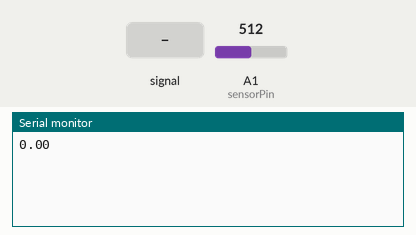
Recording of a sketch running on a simulated Arduino Uno, built with avr-gcc and run on an emulated ATmega328P. On the bench: the last lines printed to the serial monitor. The test bench sets the inputs (shaded band); at power-on: A1 (sensorPin) = 512.

Above: at 1.2 s.
1.3 s: A1 (sensorPin) fed a 2 Hz sine of ±306 counts around its level
At 2.1 s:
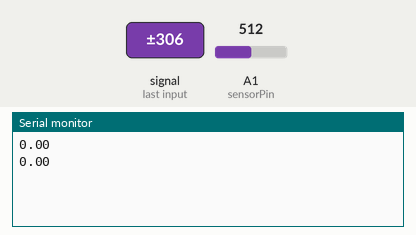
2.8 s: A1 (sensorPin) set to 716
At 3.6 s:
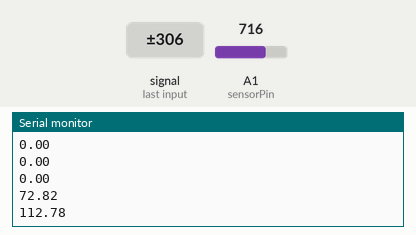
4.3 s: A1 (sensorPin) set to 900
At 5.0 s:
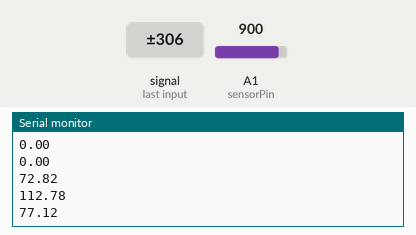
Timing chart, 0 to 7.3 s (numbered marks = the images above; inputs shaded):
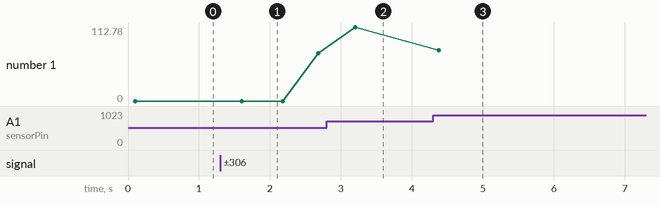

Measured:
- after the input at 2.8 s, the serial monitor: prints a new line after 0.40 s (image 2)
- after the input at 4.3 s, the serial monitor: prints a new line after 0.08 s (image 3)
- plotted number 1: 0 → 72.82 after the input at 1.3 s, 72.82 → 112.78 after the input at 2.8 s, 112.78 → 77.12 after the input at 4.3 s

The sketch:

Heartbeat_test.ino
```cpp
#define samp_siz 20
#define rise_threshold 4

// Pulse Monitor Test Script
int sensorPin = 1;

void setup() {
    Serial.begin(9600);
}

void loop ()
{
    float reads[samp_siz], sum;
    long int now, ptr;
    float last, reader, start;
    float first, second, third, before, print_value;
    bool rising;
    int rise_count;
    int n;
    long int last_beat;

    for (int i = 0; i < samp_siz; i++)
      reads[i] = 0;
    sum = 0;
    ptr = 0;

    while(1)
    {
      // calculate an average of the sensor
      // during a 20 ms period (this will eliminate
      // the 50 Hz noise caused by electric light
      n = 0;
      start = millis();
      reader = 0.;
      do
      {
        reader += analogRead (sensorPin);
        n++;
        now = millis();
      }
      while (now < start + 20);
      reader /= n;  // we got an average

      // Add the newest measurement to an array
      // and subtract the oldest measurement from the array
      // to maintain a sum of last measurements
      sum -= reads[ptr];
      sum += reader;
      reads[ptr] = reader;
      last = sum / samp_siz;
      // now last holds the average of the values in the array

      // check for a rising curve (= a heart beat)
      if (last > before)
      {
        rise_count++;
        if (!rising && rise_count > rise_threshold)
        {
          // Ok, we have detected a rising curve, which implies a heartbeat.
          // Record the time since last beat, keep track of the two previous
          // times (first, second, third) to get a weighed average.
          // The rising flag prevents us from detecting the same rise more than once.
          rising = true;
          first = millis() - last_beat;
          last_beat = millis();

          // Calculate the weighed average of heartbeat rate
          // according to the three last beats
          print_value = 60000. / (0.4 * first + 0.3 * second + 0.3 * third);

          Serial.print(print_value);
          Serial.print('\n');

          third = second;
          second = first;

        }
      }
      else
      {
        // Ok, the curve is falling
        rising = false;
        rise_count = 0;
      }
      before = last;


      ptr++;
      ptr %= samp_siz;

    }
}
```
